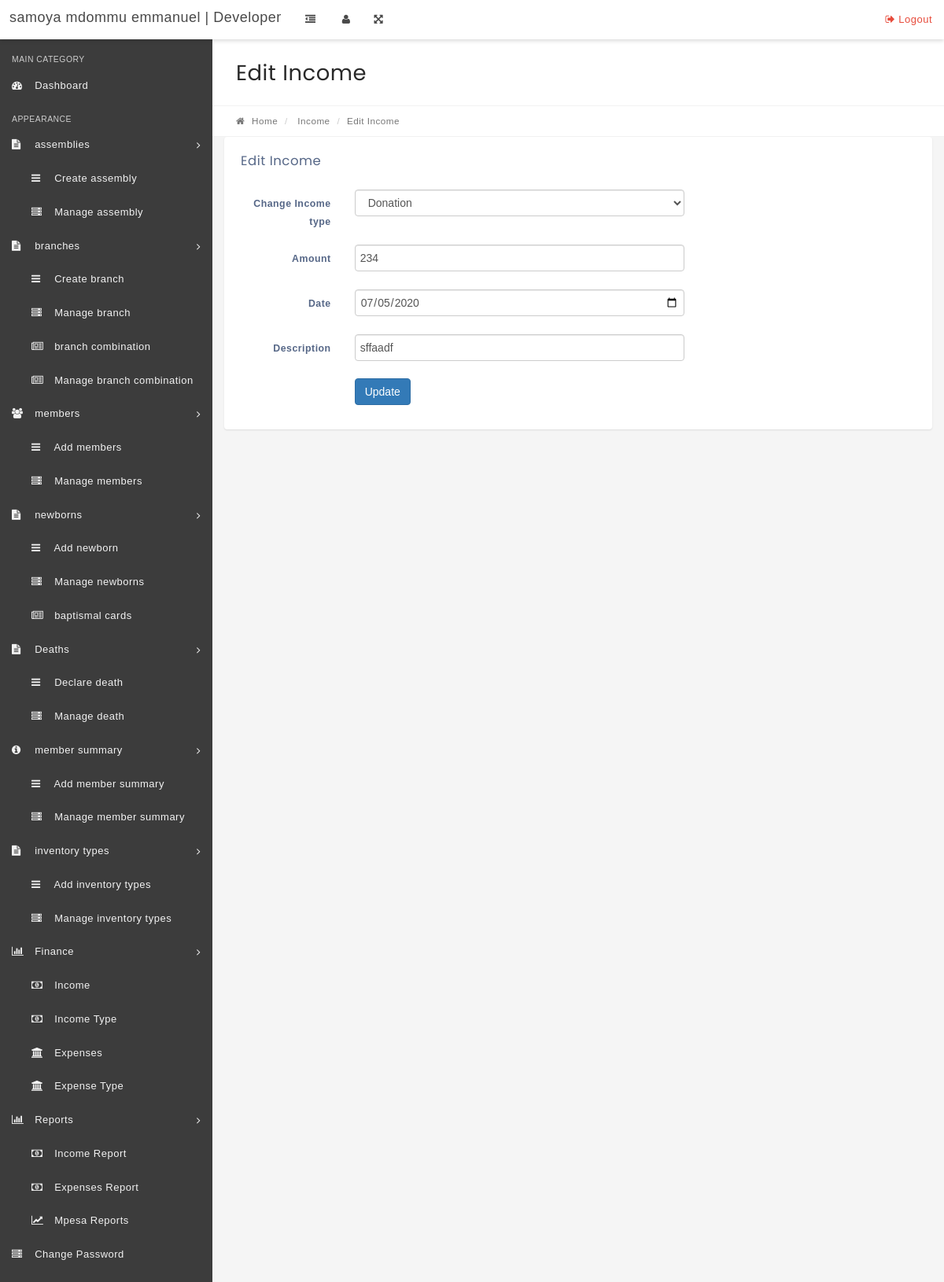
Screenshot of /edit-income.php?incomeid=105 with the database file from the repository.
### tables this page shows
CREATE TABLE `income` (
  `id` int(11) NOT NULL,
  `income_head` varchar(40) NOT NULL,
  `income_date` date NOT NULL,
  `Amount` int(11) NOT NULL,
  `description` text NOT NULL
);

### edit-income.php (the view, shortened to what this page needs)
<?php
include('includes/config.php');
if(strlen($_SESSION['alogin'])=="")
    {
    header("Location: index.php");
    }
    else{
?>
<!DOCTYPE html>
<html lang="en">
    <head>
        <link rel="stylesheet" href="css/bootstrap.min.css" media="screen" >
        <link rel="stylesheet" href="css/font-awesome.min.css" media="screen" >
        <link rel="stylesheet" href="css/animate-css/animate.min.css" media="screen" >
        <link rel="stylesheet" href="css/lobipanel/lobipanel.min.css" media="screen" >
        <link rel="stylesheet" href="css/prism/prism.css" media="screen" >
        <link rel="stylesheet" href="css/select2/select2.min.css" >
        <link rel="stylesheet" href="css/main.css" media="screen" >
    </head>
    <body class="top-navbar-fixed">
        <div class="main-wrapper">
  <?php include('includes/topbar.php');?>
            <div class="content-wrapper">
                <div class="content-container">
                   <?php include('includes/leftbar.php');?>
                    <div class="main-page">
                     <div class="container-fluid">
                            <div class="row page-title-div">
                                <div class="col-md-6">
                                    <h2 class="title">Edit Income</h2>
                                </div>
                            </div>
                            <div class="row breadcrumb-div">
                                <div class="col-md-6">
                                    <ul class="breadcrumb">
                                        <li><a href="dashboard.php"><i class="fa fa-home"></i> Home</a></li>
                                        <li> Income</li>
                                        <li class="active">Edit Income</li>
                                    </ul>
                                </div>
                            </div>
                        </div>
                        <div class="container-fluid">
                        <div class="row">
                                    <div class="col-md-12">
                                        <div class="panel">
                                            <div class="panel-heading">
                                                <div class="panel-title">
                                                    <h5>Edit Income</h5>
                                                </div>
                                            </div>
                                            <div class="panel-body">
                                        <form class="form-horizontal" method="post">
 <?php
$sid=intval($_GET['incomeid']);
$sql = "SELECT * from income where id=:sid";
$query = $dbh->prepare($sql);
$query->bindParam(':sid',$sid,PDO::PARAM_STR);
$query->execute();
$results=$query->fetchAll(PDO::FETCH_OBJ);
if($query->rowCount() > 0)
{
foreach($results as $inco)
{   ?>
                                        <div class="form-group">
                                           <label for="default" class="col-sm-2 control-label">Change Income type</label>
                                           <div class="col-sm-6">
                                                <select name="incomehead" class="form-control"  required="required">
                                                        <option name="incomehead" value="<?php echo htmlentities($inco->income_head); ?>"><?php echo htmlentities($inco->income_head); ?></option>
                                                    </select>
                                            </div>
                                        </div>
                                                    <div class="form-group">
                                                        <label for="default" class="col-sm-2 control-label">Amount</label>
                                                        <div class="col-sm-6">
 <input type="text" name="amount" class="form-control" value="<?php echo htmlentities($inco->Amount);?>"  id="default" placeholder="amount" required="required">
                                                        </div>
                                                    </div>
                                                    <div class="form-group">
                                                        <label for="default" class="col-sm-2 control-label">Date</label>
                                                        <div class="col-sm-6">
 <input type="date" name="incomedate" class="form-control" value="<?php echo htmlentities($inco->income_date);?>"  id="default" placeholder="date" required="required">
                                                        </div>
                                                    </div>
                                                       <div class="form-group">
                                                        <label for="default" class="col-sm-2 control-label">Description</label>
                                                        <div class="col-sm-6">
 <input type="text" name="descr" class="form-control" value="<?php echo htmlentities($inco->description);?>"  id="default" placeholder="descripn" required="required">
                                                        </div>
                                                    </div>
                                                    <?php }} ?>
                                                    <div class="form-group">
                                                        <div class="col-sm-offset-2 col-sm-10">
                                                            <button type="submit" name="Update" class="btn btn-primary" >Update</button>
                                                        </div>
                                                    </div>
                                                </form>
                                            </div>
                                        </div>
                                    </div>
                                </div>
                    </div>
                </div>
            </div>
        </div>
    </body>
</html>
<?PHP } ?>

### rows the page displays
income: incomehead "Donation", amount "234", incomedate "07/05/2020", descr "sffaadf"
